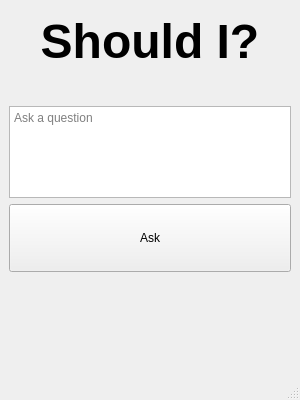
<?xml version="1.0" encoding="UTF-8"?>
<ui version="4.0">
 <class>MainWindow</class>
 <widget class="QMainWindow" name="MainWindow">
  <property name="geometry">
   <rect>
    <x>0</x>
    <y>0</y>
    <width>300</width>
    <height>400</height>
   </rect>
  </property>
  <property name="windowTitle">
   <string>MainWindow</string>
  </property>
  <widget class="QWidget" name="centralwidget">
   <property name="enabled">
    <bool>true</bool>
   </property>
   <layout class="QVBoxLayout" name="verticalLayout_2">
    <item>
     <widget class="QTextEdit" name="textEdit">
      <property name="styleSheet">
       <string notr="true">background-color: transparent;</string>
      </property>
      <property name="readOnly">
       <bool>true</bool>
      </property>
      <property name="html">
       <string>&lt;!DOCTYPE HTML PUBLIC &quot;-//W3C//DTD HTML 4.0//EN&quot; &quot;http://www.w3.org/TR/REC-html40/strict.dtd&quot;&gt;
&lt;html&gt;&lt;head&gt;&lt;meta name=&quot;qrichtext&quot; content=&quot;1&quot; /&gt;&lt;meta charset=&quot;utf-8&quot; /&gt;&lt;style type=&quot;text/css&quot;&gt;
p, li { white-space: pre-wrap; }
hr { height: 1px; border-width: 0; }
li.unchecked::marker { content: &quot;\2610&quot;; }
li.checked::marker { content: &quot;\2612&quot;; }
&lt;/style&gt;&lt;/head&gt;&lt;body style=&quot; font-family:'Sans Serif'; font-size:9pt; font-weight:400; font-style:normal;&quot;&gt;
&lt;p align=&quot;center&quot; style=&quot; margin-top:0px; margin-bottom:0px; margin-left:0px; margin-right:0px; -qt-block-indent:0; text-indent:0px;&quot;&gt;&lt;span style=&quot; font-size:36pt; font-weight:700;&quot;&gt;Should I?&lt;/span&gt;&lt;/p&gt;&lt;/body&gt;&lt;/html&gt;</string>
      </property>
     </widget>
    </item>
    <item>
     <widget class="QTextEdit" name="input">
      <property name="autoFillBackground">
       <bool>false</bool>
      </property>
      <property name="html">
       <string>&lt;!DOCTYPE HTML PUBLIC &quot;-//W3C//DTD HTML 4.0//EN&quot; &quot;http://www.w3.org/TR/REC-html40/strict.dtd&quot;&gt;
&lt;html&gt;&lt;head&gt;&lt;meta name=&quot;qrichtext&quot; content=&quot;1&quot; /&gt;&lt;meta charset=&quot;utf-8&quot; /&gt;&lt;style type=&quot;text/css&quot;&gt;
p, li { white-space: pre-wrap; }
hr { height: 1px; border-width: 0; }
li.unchecked::marker { content: &quot;\2610&quot;; }
li.checked::marker { content: &quot;\2612&quot;; }
&lt;/style&gt;&lt;/head&gt;&lt;body style=&quot; font-family:'Sans Serif'; font-size:9pt; font-weight:400; font-style:normal;&quot;&gt;
&lt;p align=&quot;center&quot; style=&quot;-qt-paragraph-type:empty; margin-top:0px; margin-bottom:0px; margin-left:0px; margin-right:0px; -qt-block-indent:0; text-indent:0px;&quot;&gt;&lt;br /&gt;&lt;/p&gt;&lt;/body&gt;&lt;/html&gt;</string>
      </property>
      <property name="placeholderText">
       <string>Ask a question</string>
      </property>
     </widget>
    </item>
    <item>
     <widget class="QPushButton" name="startBtn">
      <property name="styleSheet">
       <string notr="true">height: 60;</string>
      </property>
      <property name="text">
       <string>Ask</string>
      </property>
     </widget>
    </item>
    <item>
     <widget class="QTextEdit" name="output">
      <property name="styleSheet">
       <string notr="true">background-color: transparent;</string>
      </property>
      <property name="readOnly">
       <bool>true</bool>
      </property>
      <property name="html">
       <string>&lt;!DOCTYPE HTML PUBLIC &quot;-//W3C//DTD HTML 4.0//EN&quot; &quot;http://www.w3.org/TR/REC-html40/strict.dtd&quot;&gt;
&lt;html&gt;&lt;head&gt;&lt;meta name=&quot;qrichtext&quot; content=&quot;1&quot; /&gt;&lt;meta charset=&quot;utf-8&quot; /&gt;&lt;style type=&quot;text/css&quot;&gt;
p, li { white-space: pre-wrap; }
hr { height: 1px; border-width: 0; }
li.unchecked::marker { content: &quot;\2610&quot;; }
li.checked::marker { content: &quot;\2612&quot;; }
&lt;/style&gt;&lt;/head&gt;&lt;body style=&quot; font-family:'Sans Serif'; font-size:9pt; font-weight:400; font-style:normal;&quot;&gt;
&lt;p style=&quot;-qt-paragraph-type:empty; margin-top:0px; margin-bottom:0px; margin-left:0px; margin-right:0px; -qt-block-indent:0; text-indent:0px;&quot;&gt;&lt;br /&gt;&lt;/p&gt;&lt;/body&gt;&lt;/html&gt;</string>
      </property>
     </widget>
    </item>
   </layout>
  </widget>
  <widget class="QMenuBar" name="menubar">
   <property name="geometry">
    <rect>
     <x>0</x>
     <y>0</y>
     <width>300</width>
     <height>22</height>
    </rect>
   </property>
  </widget>
  <widget class="QStatusBar" name="statusbar"/>
 </widget>
 <resources/>
 <connections/>
</ui>
